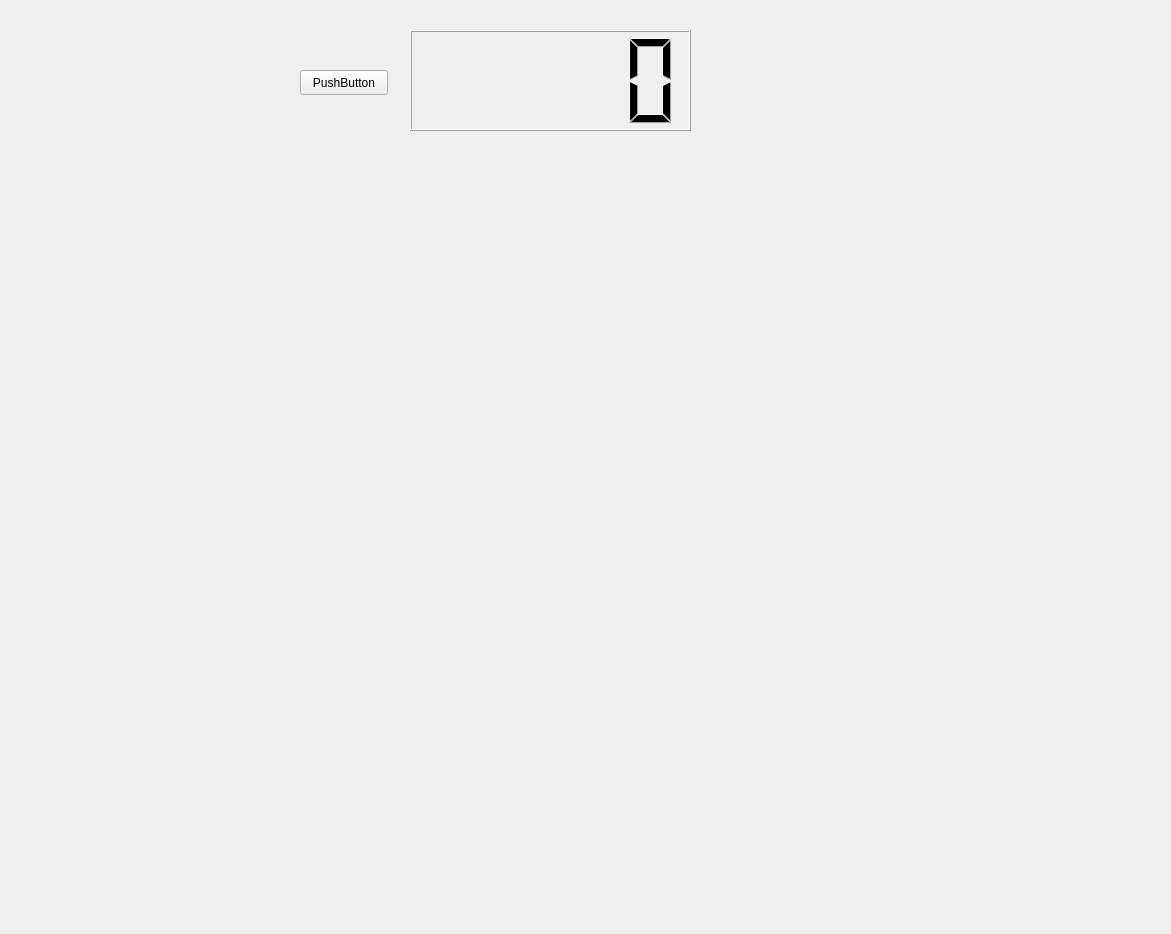
<?xml version="1.0" encoding="UTF-8"?>
<ui version="4.0">
 <class>Form</class>
 <widget class="QWidget" name="Form">
  <property name="geometry">
   <rect>
    <x>0</x>
    <y>0</y>
    <width>1171</width>
    <height>934</height>
   </rect>
  </property>
  <property name="windowTitle">
   <string>Form</string>
  </property>
  <widget class="QLCDNumber" name="lcdNumber">
   <property name="geometry">
    <rect>
     <x>410</x>
     <y>30</y>
     <width>281</width>
     <height>101</height>
    </rect>
   </property>
  </widget>
  <widget class="QPushButton" name="pushButton">
   <property name="geometry">
    <rect>
     <x>300</x>
     <y>70</y>
     <width>88</width>
     <height>25</height>
    </rect>
   </property>
   <property name="text">
    <string>PushButton</string>
   </property>
  </widget>
 </widget>
 <resources/>
 <connections/>
</ui>
